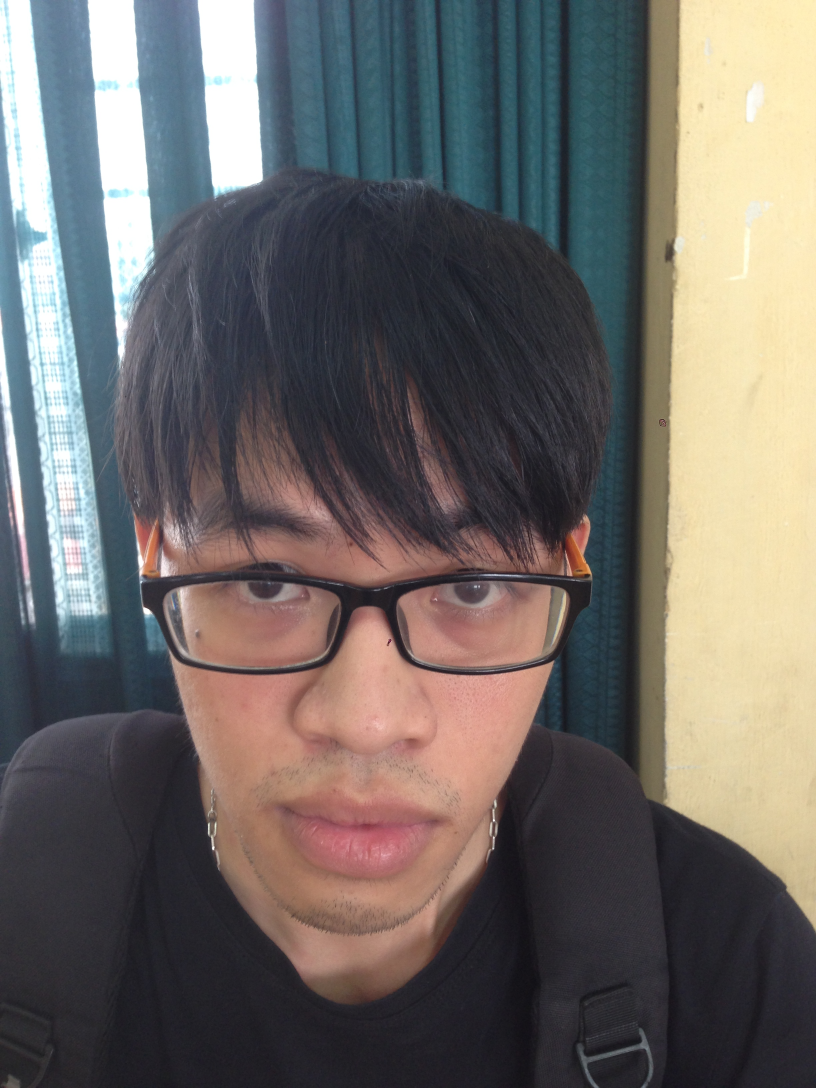
#> input picture raw/An/20.JPG, 2448 x 3264 px, found by its file name (shown at 1/3 size)
$ python draft.py
#> lines starting #> are read from the running program, lines starting #| are printed output that depends on the picture; after the words box and inside, x2 and y2 are one past the last pixel; in counts of white or black regions, pixels touching at a corner belong together
import cv2
size = 10
imagePath = 'data/An/20.JPG'
cascPath = 'haarcascade_frontalface_default.xml'
faceCascade = cv2.CascadeClassifier(cascPath)
image = cv2.imread(imagePath)
#> image is the input picture: shape (3264, 2448, 3); mean B, G, R 102.3, 105.6, 110.3
image = cv2.resize(image, (int(image.shape[1] /size ), int(image.shape[0] / size)))
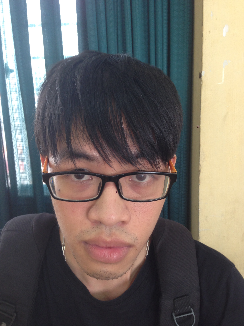
#> image: shape (326, 244, 3); mean B, G, R 102.2, 105.5, 110.2
gray = cv2.cvtColor(image, cv2.COLOR_BGR2GRAY)
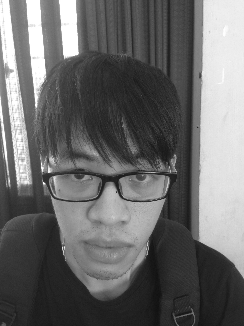
#> gray: shape (326, 244); min 17, max 255, mean 106.5
# equ = cv2.equalizeHist(gray)
faces = faceCascade.detectMultiScale(
    gray
)
#> faces = [[31, 139, 148, 148]]
print ("Found {0} faces!".format(len(faces)))
#| Found 1 faces!

# Draw a rectangle around the faces
for (x, y, w, h) in faces:
    cv2.rectangle(image, (x, y), (x+w, y+h), (0, 255, 0), 2)
#> this loop made 1 pass
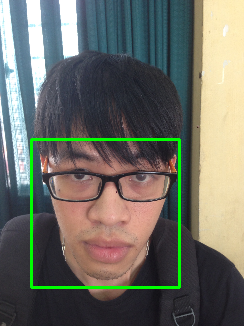
#> image: shape (326, 244, 3); 2.23% of pixels changed, all inside (x1, y1, x2, y2) = (30, 138, 181, 289)
cv2.imshow("Faces found" ,image)
cv2.waitKey(0)

$ run again, with raw/An/1.JPG copied over raw/An/20.JPG
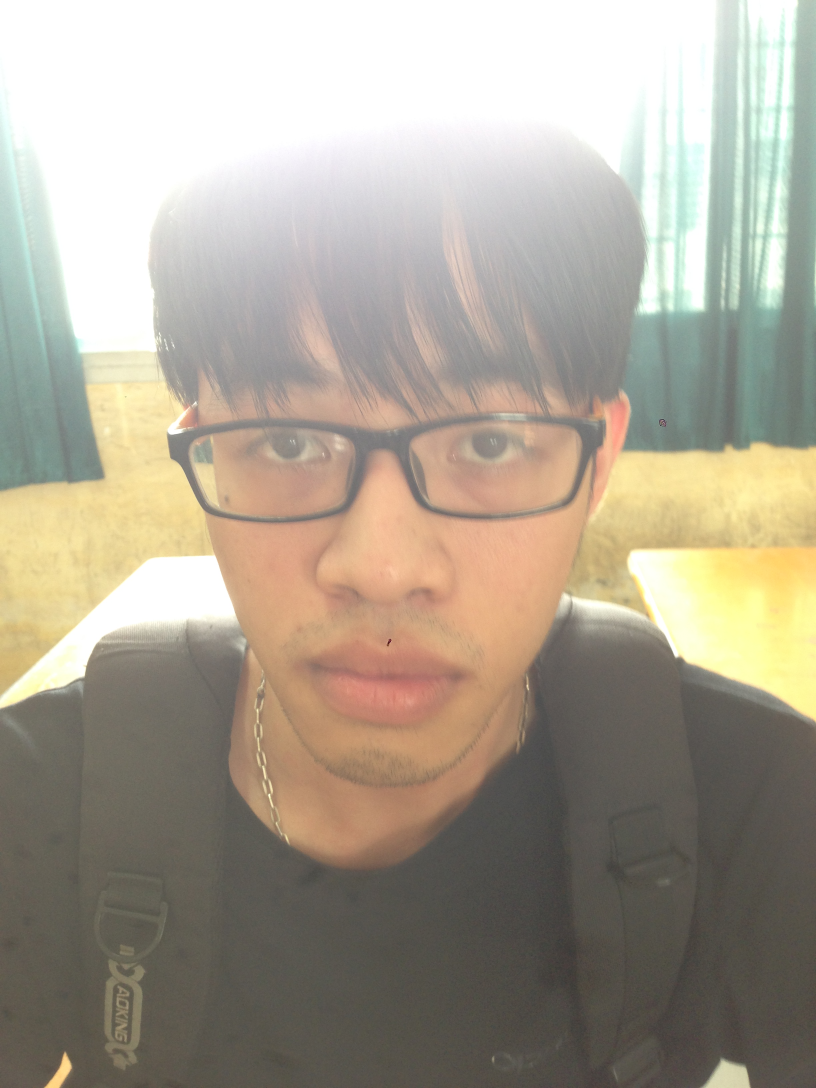
#> input picture raw/An/1.JPG, 2448 x 3264 px, found by its file name (shown at 1/3 size)
#> image is the input picture: shape (3264, 2448, 3); mean B, G, R 147.5, 162.3, 170.4
#> `image = cv2.resize(image, (int(image.shape[1] /size ), int(image.shape..`:
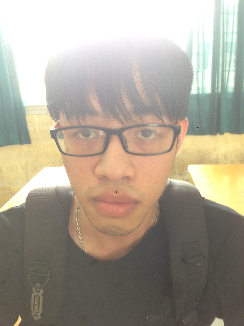
#> image: shape (326, 244, 3); mean B, G, R 147.4, 162.2, 170.3
#> `gray = cv2.cvtColor(image, cv2.COLOR_BGR2GRAY)`:
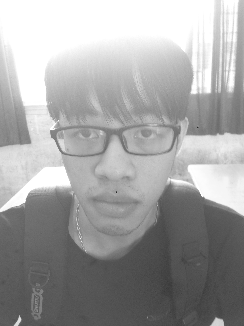
#> gray: shape (326, 244); min 37, max 255, mean 162.9
#> faces = ()
#| Found 0 faces!

$ run again, with raw/An/10.JPG copied over raw/An/20.JPG
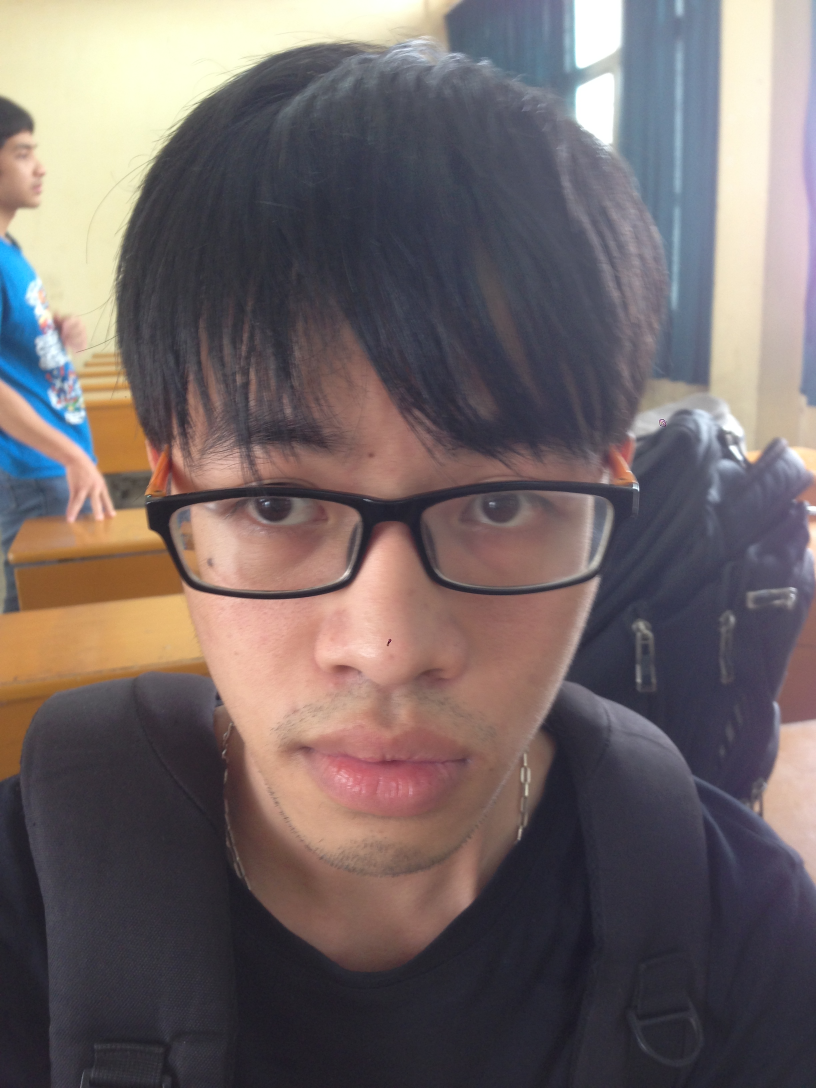
#> input picture raw/An/10.JPG, 2448 x 3264 px, found by its file name (shown at 1/3 size)
#> image is the input picture: shape (3264, 2448, 3); mean B, G, R 102.8, 102.5, 113.4
#> `gray = cv2.cvtColor(image, cv2.COLOR_BGR2GRAY)`:
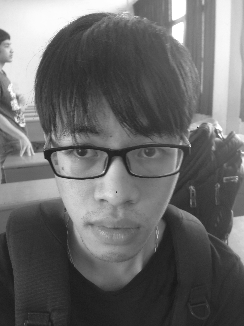
#> gray: shape (326, 244); min 23, max 255, mean 105.7
#> faces = [[39, 109, 154, 154]]
#| Found 1 faces!
#> the loop `for (x, y, w, h) in faces:` made 1 pass
#> after the loop `for (x, y, w, h) in faces:`:
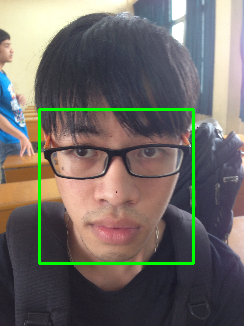
#> image: shape (326, 244, 3); mean B, G, R 100.9, 106.5, 111.2

$ run again, with raw/An/11.JPG copied over raw/An/20.JPG
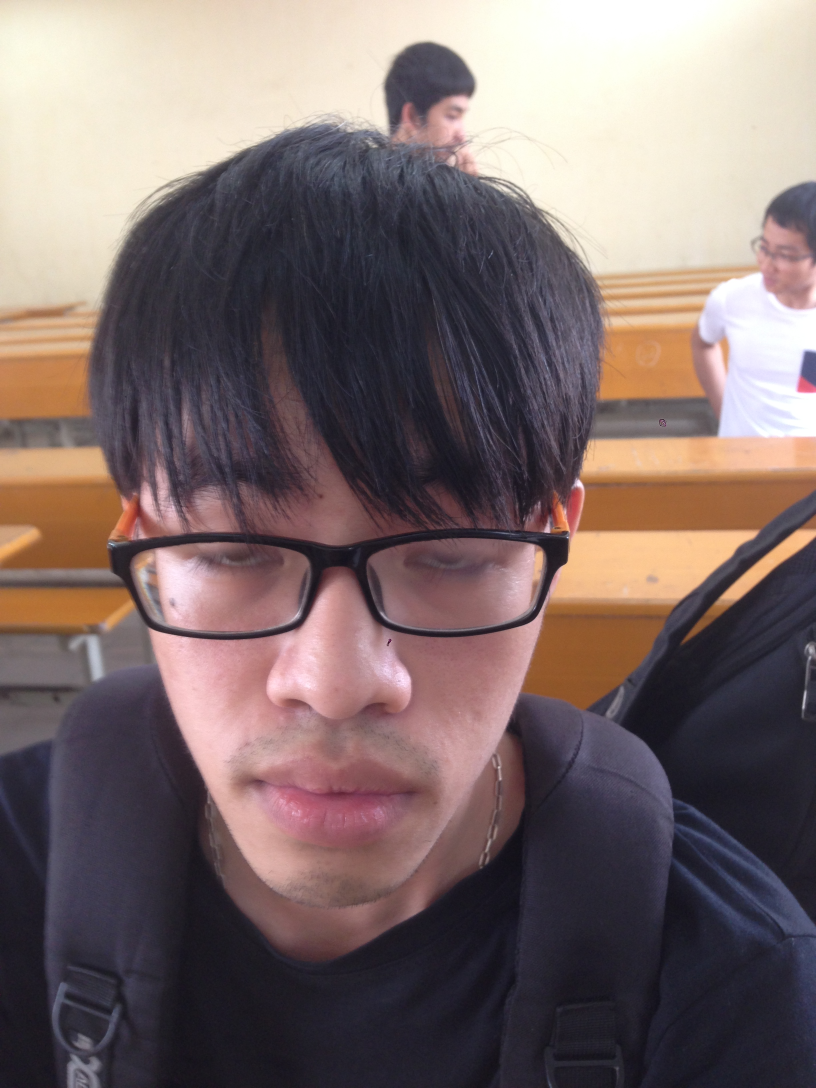
#> input picture raw/An/11.JPG, 2448 x 3264 px, found by its file name (shown at 1/3 size)
#> image is the input picture: shape (3264, 2448, 3); mean B, G, R 106.6, 107.4, 123.9
#> `gray = cv2.cvtColor(image, cv2.COLOR_BGR2GRAY)`:
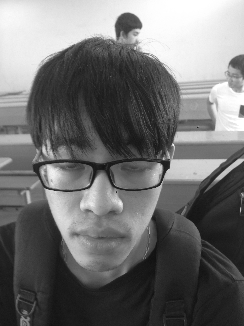
#> gray: shape (326, 244); min 17, max 255, mean 112.1
#> faces = [[25, 125, 148, 148]]
#| Found 1 faces!
#> the loop `for (x, y, w, h) in faces:` made 1 pass
#> after the loop `for (x, y, w, h) in faces:`:
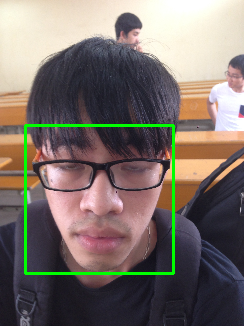
#> image: shape (326, 244, 3); mean B, G, R 104.8, 111.3, 121.7
